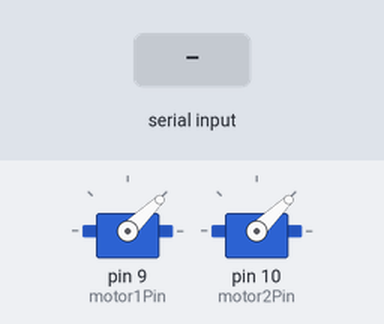
Simulated run of this sketch. Board: Arduino Uno, built with avr-gcc and run on an emulated ATmega328P. Parts: 2 × servo. The test bench sets the inputs (shaded band).

Above: at 3.2 s.
3.3 s: "O" received over Serial
At 3.8 s:
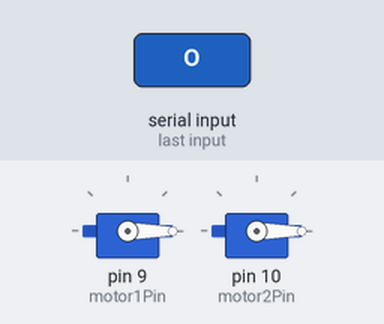
4.8 s: "S" received over Serial
At 6.2 s:
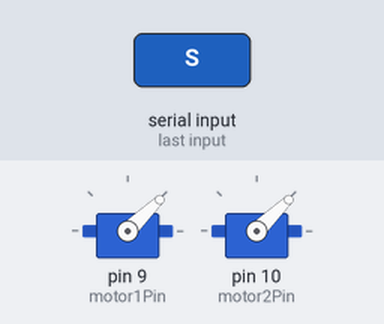
Timing chart, 0 to 7.8 s (numbered marks = the images above; inputs shaded):
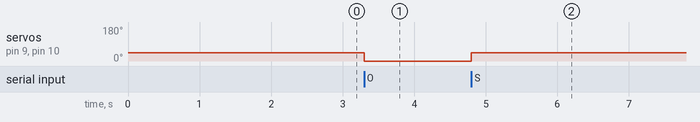

The sketch:

sketch_nov13a.ino
```cpp
#include <Servo.h>

// Create Servo objects for each motor (2 motors for duocopter)
Servo motor1;
Servo motor2;

// Define the pin numbers where the signal wires of the ESCs (motors) are connected
const int motor1Pin = 9;
const int motor2Pin = 10;

// Define the PWM range for this setup (1000 to 1050 for your ESC)
const int minThrottle = 1000;  // Minimum throttle (usually 1000)
const int maxThrottle = 1200;  // Maximum throttle (adjusted for your case)

// Define the control sensitivity (change these to tune control responsiveness)
const int pitchSensitivity = 10;  // Change in motor speed for pitch control
const int rollSensitivity = 10;   // Change in motor speed for roll control
const int yawSensitivity = 10;    // Change in motor speed for yaw control

// Initialize Bluetooth serial communication
char receivedChar;  // Variable to store received character from Bluetooth

void setup() {
  // Initialize serial communication for Bluetooth (default baud rate: 9600 for HC-05/HC-06)
  Serial.begin(9600);

  // Attach each motor (ESC) to the corresponding pin
  motor1.attach(motor1Pin);
  motor2.attach(motor2Pin);

  // Initialize motors to idle (0 throttle)
  motor1.writeMicroseconds(minThrottle);
  motor2.writeMicroseconds(minThrottle);

  delay(2000); // Wait for ESCs to initialize (typically 2 seconds)
}

void loop() {
  // Read data from Bluetooth (through Serial)
  if (Serial.available() > 0) {
    receivedChar = Serial.read();  // Read one byte from Bluetooth

    // Handle different commands sent via Bluetooth
    if (receivedChar == 'F') {  // Forward command
      moveForward();
    }
    else if (receivedChar == 'B') {  // Backward command
      moveBackward();
    }
    else if (receivedChar == 'S') {  // Stay still (idle)
      stayStill();
    }
    else if (receivedChar == 'O') {  // Turn off (stop motors)
      turnOff();
    }
  }
}

// Function to move forward (increase motor 1, decrease motor 2)
void moveForward() {
  int motor1Speed = minThrottle + pitchSensitivity;
  int motor2Speed = minThrottle - pitchSensitivity;
  motor1Speed = checkPWM(motor1Speed);
  motor2Speed = checkPWM(motor2Speed);

  motor1.writeMicroseconds(motor1Speed);
  motor2.writeMicroseconds(motor2Speed);
}

// Function to move backward (decrease motor 1, increase motor 2)
void moveBackward() {
  int motor1Speed = minThrottle - pitchSensitivity;
  int motor2Speed = minThrottle + pitchSensitivity;
  motor1Speed = checkPWM(motor1Speed);
  motor2Speed = checkPWM(motor2Speed);

  motor1.writeMicroseconds(motor1Speed);
  motor2.writeMicroseconds(motor2Speed);
}

// Function to stay still (idle the motors)
void stayStill() {
  motor1.writeMicroseconds(minThrottle);
  motor2.writeMicroseconds(minThrottle);
}

// Function to turn off motors completely (safety)
void turnOff() {
  motor1.writeMicroseconds(0);  // Turn off motor 1
  motor2.writeMicroseconds(0);  // Turn off motor 2
}

// Function to check if a PWM value is within the valid range
int checkPWM(int pwmValue) {
  if (pwmValue < minThrottle) {
    pwmValue = minThrottle;  // Clamp to min throttle
  } else if (pwmValue > maxThrottle) {
    pwmValue = maxThrottle;  // Clamp to max throttle
  }
  return pwmValue;
}
```

Measured:
- after the input at 3.3 s, servo on pin 9 (motor1Pin), servo on pin 10 (motor2Pin): 44° → 0° at once
- after the input at 4.8 s, servo on pin 9 (motor1Pin), servo on pin 10 (motor2Pin): 0° → 44° at once
